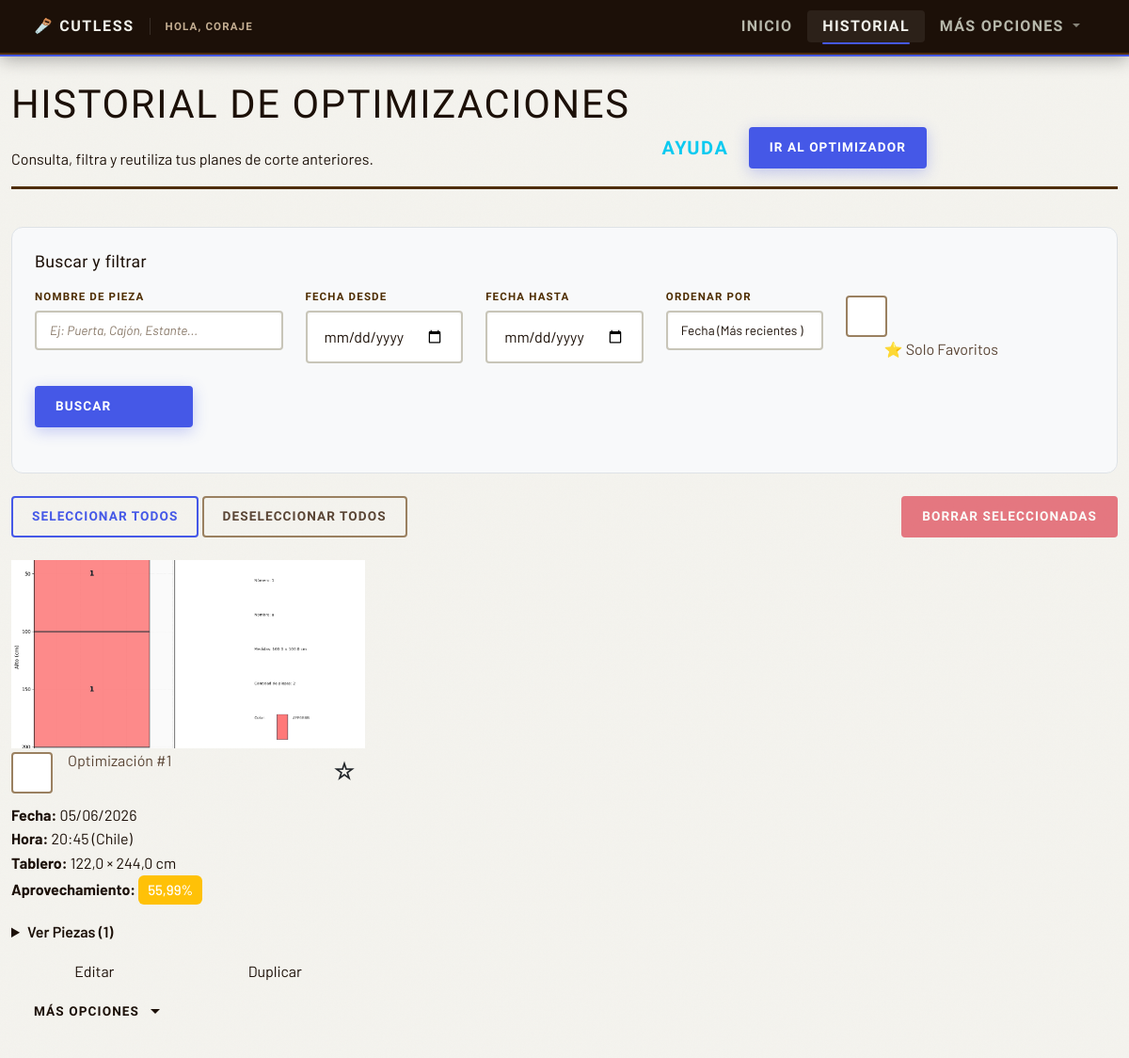
/cutless/historial/ (signed in), run on an earlier commit of the app's database.
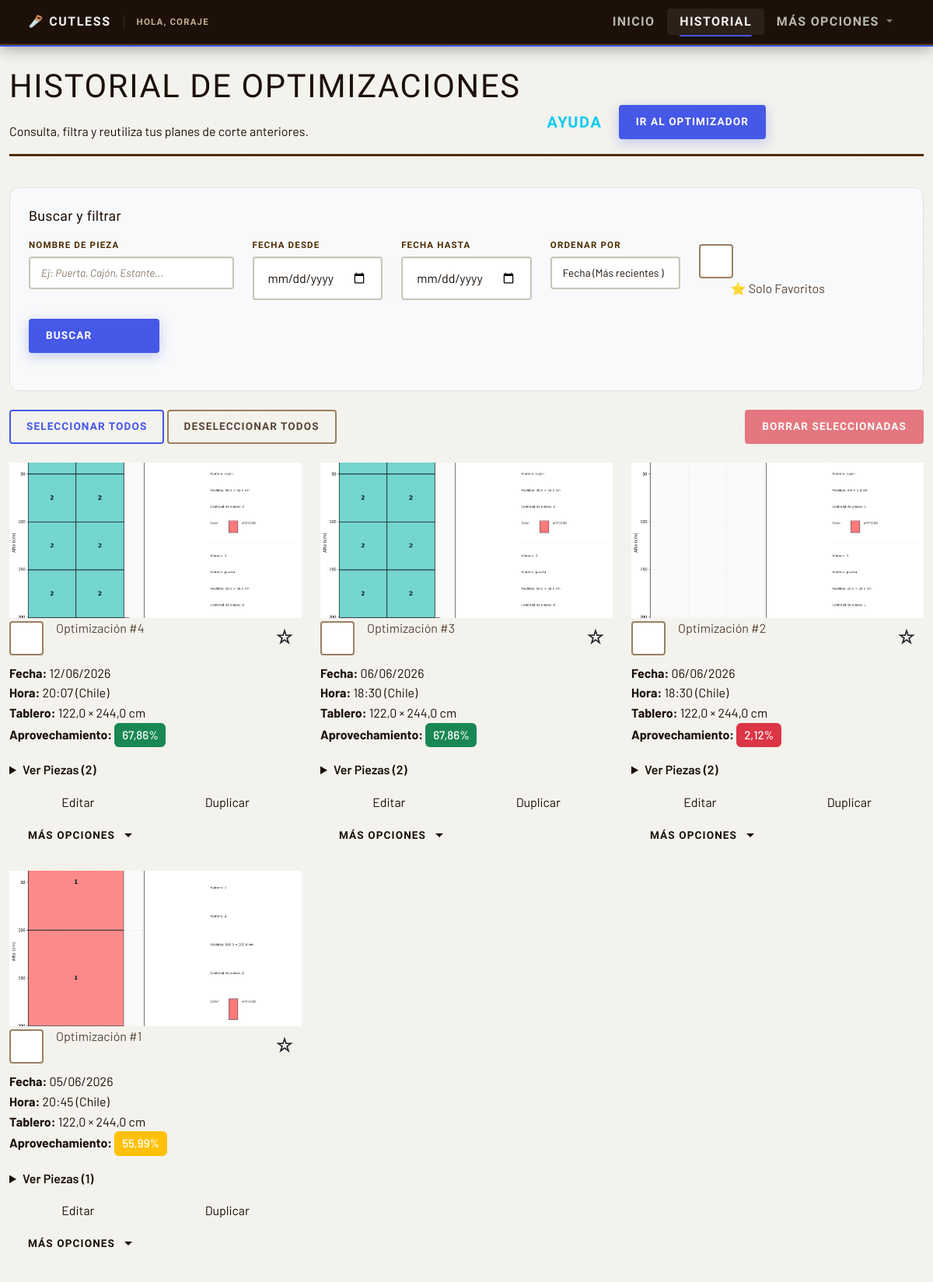
And on a later commit of the database.
### cutless/models.py (models this page shows, shortened)
class Optimizacion(models.Model):
    UNIDADES_CHOICES = [
        ('cm', 'Centímetros (cm)'),
        ('m', 'Metros (m)'),
        ('in', 'Pulgadas (in)'),
        ('ft', 'Pies (ft)'),
    ]
    usuario = models.ForeignKey(User, on_delete=models.CASCADE)
    fecha = models.DateTimeField(auto_now_add=True)
    ancho_tablero = models.FloatField()  # Siempre guardado en cm (permite decimales)
    alto_tablero = models.FloatField()  # Siempre guardado en cm (permite decimales)
    unidad_medida = models.CharField(max_length=2, choices=UNIDADES_CHOICES, default='cm',
                                     help_text="Unidad de medida usada por el usuario")
    piezas = models.TextField(help_text="Listado de piezas en formato ancho,alto,cantidad")
    imagen = models.ImageField(upload_to='optimizaciones/', null=True, blank=True)
    pdf = models.FileField(upload_to='pdfs/', null=True, blank=True)
    aprovechamiento_total = models.FloatField(default=0)
    favorito = models.BooleanField(default=False)
    permitir_rotacion = models.BooleanField(default=True, help_text="Permitir rotación automática de piezas 90°")
    margen_corte = models.FloatField(default=0.3, help_text="Margen de corte (kerf) en cm (guardado internamente). El valor se ingresa en mm.")
    material = models.ForeignKey(
        Material,
        on_delete=models.SET_NULL,
        null=True,
        blank=True,
        help_text="Material/tablero utilizado (opcional)"
    )
    precio_tablero = models.DecimalField(
        max_digits=10,
        decimal_places=2,
        null=True,
        blank=True,
        help_text="Precio por tablero usado en esta optimización"
    )
    mano_obra = models.DecimalField(
        max_digits=10,
        decimal_places=2,
        default=Decimal('0.00'),
        help_text="Costo de mano de obra (opcional)"
    )
    num_tableros = models.IntegerField(
        default=0,
        help_text="Número de tableros utilizados (calculado automáticamente)"
    )
    area_usada_total = models.FloatField(
        null=True,
        blank=True,
        help_text="Área total utilizada en cm² (snapshot al generar resultado)"
    )
    desperdicio_total = models.FloatField(
        null=True,
        blank=True,
        help_text="Desperdicio total en cm² (snapshot al generar resultado)"
    )
    resultado_generado = models.BooleanField(
        default=False,
        help_text="Indica si las imágenes y estadísticas del resultado están persistidas"
    )
    resultado_generado_en = models.DateTimeField(
        null=True,
        blank=True,
        help_text="Fecha en que se persistió el resultado completo"
    )
    resultado_extra = models.JSONField(
        default=dict,
        blank=True,
        help_text="Metadatos extra del resultado (piezas no colocadas, totales, etc.)"
    )
    cliente = models.ForeignKey(
        'Cliente',
        on_delete=models.SET_NULL,
        null=True,
        blank=True,
        help_text="Cliente asociado a esta optimización (opcional)"
    )
    proyecto = models.ForeignKey(
        'Proyecto',
        on_delete=models.SET_NULL,
        null=True,
        blank=True,
        help_text="Proyecto al que pertenece esta optimización (opcional)"
    )

### cutless/views/historial.py (the view, shortened to what this page needs)
# urls.py: path('historial/', auth(views.historial), name='historial'),
def historial(request):
    todas_optimizaciones = Optimizacion.objects.filter(usuario=request.user)
    total_absoluto = todas_optimizaciones.count()
    ordenar_por = request.GET.get('ordenar_por', 'fecha_desc')
    if ordenar_por == 'fecha_desc':
        todas_optimizaciones = todas_optimizaciones.order_by('-fecha')
    elif ordenar_por == 'fecha_asc':
        todas_optimizaciones = todas_optimizaciones.order_by('fecha')
    elif ordenar_por == 'aprovechamiento_desc':
        todas_optimizaciones = todas_optimizaciones.order_by('-aprovechamiento_total')
    elif ordenar_por == 'aprovechamiento_asc':
        todas_optimizaciones = todas_optimizaciones.order_by('aprovechamiento_total')
    else:
        todas_optimizaciones = todas_optimizaciones.order_by('-fecha')
    es_descendente = ordenar_por in ['fecha_desc', 'aprovechamiento_desc']
    numeros_absolutos = {}
    for idx, opt in enumerate(todas_optimizaciones, start=1):
        if es_descendente:
            numeros_absolutos[opt.id] = total_absoluto - idx + 1
        else:
            numeros_absolutos[opt.id] = idx
    optimizaciones = todas_optimizaciones
    solo_favoritos = request.GET.get('solo_favoritos', '').strip()
    if solo_favoritos == 'true':
        optimizaciones = optimizaciones.filter(favorito=True)
    nombre_pieza = request.GET.get('nombre_pieza', '').strip()
    if nombre_pieza:
        optimizaciones = optimizaciones.filter(piezas__icontains=nombre_pieza)
    fecha_desde = request.GET.get('fecha_desde', '').strip()
    fecha_hasta = request.GET.get('fecha_hasta', '').strip()
    from django.core.paginator import Paginator, EmptyPage, PageNotAnInteger
    page = request.GET.get('page', 1)
    paginator = Paginator(optimizaciones, 12)  # 12 optimizaciones por página
    try:
        optimizaciones_page = paginator.page(page)
    except PageNotAnInteger:
        optimizaciones_page = paginator.page(1)
    except EmptyPage:
        optimizaciones_page = paginator.page(paginator.num_pages)
    optimizaciones_con_piezas = []
    for opt in optimizaciones_page:
        numero_mostrado = numeros_absolutos.get(opt.id, 0)
        piezas_procesadas = []
        for linea in opt.piezas.splitlines():
            if linea.strip():
                partes = linea.split(',')
                if len(partes) == 4:
                    piezas_procesadas.append({
                        'nombre': partes[0].strip(),
                        'ancho': partes[1].strip(),
                        'alto': partes[2].strip(),
                        'cantidad': partes[3].strip()
                    })
        unidad_opt = getattr(opt, 'unidad_medida', 'cm') or 'cm'
        ancho_mostrar = round(convertir_desde_cm(opt.ancho_tablero, unidad_opt), 2)
        alto_mostrar = round(convertir_desde_cm(opt.alto_tablero, unidad_opt), 2)
        optimizaciones_con_piezas.append({
            'optimizacion': opt,
            'piezas': piezas_procesadas,
            'numero': numero_mostrado,
            'ancho_mostrar': ancho_mostrar,
            'alto_mostrar': alto_mostrar,
            'unidad_medida': unidad_opt,
        })
    return render(request, 'cutless/historial.html', {
        'optimizaciones_con_piezas': optimizaciones_con_piezas,
        'nombre_pieza': nombre_pieza,
        'fecha_desde': fecha_desde,
        'fecha_hasta': fecha_hasta,
        'ordenar_por': ordenar_por,
        'solo_favoritos': solo_favoritos,
        'total_sin_filtro': total_absoluto,
        'page_obj': optimizaciones_page,
        'paginator': paginator,
    })

### cutless/context_processors.py (called while the page is built)
def tutorial_context(request):
    if request.user.is_authenticated:
        tiene_optimizaciones = Optimizacion.objects.filter(usuario=request.user).exists()
        mostrar_modal = request.session.pop('mostrar_bienvenida_cutless', False)
        return {
            'tiene_optimizaciones': tiene_optimizaciones,
            'mostrar_modal_bienvenida': mostrar_modal,
        }
    return {
        'tiene_optimizaciones': False,
        'mostrar_modal_bienvenida': False,
    }

### cutless/units.py (called while the page is built)
def convertir_desde_cm(valor_cm, unidad_destino):
    if unidad_destino == 'pulgadas':
        unidad_destino = 'in'
    conversiones = {
        'cm': 1.0,           # 1 cm = 1 cm
        'm': 0.01,           # 1 cm = 0.01 m
        'mm': 10.0,          # 1 cm = 10 mm
        'in': 1/2.54,        # 1 cm = 1/2.54 pulgadas
        'ft': 1/30.48,       # 1 cm = 1/30.48 pies
    }
    factor = conversiones.get(unidad_destino, 1.0)
    return round(valor_cm * factor, 2)

### cutless/templates/cutless/historial.html (shortened to what the changed rows need)
{% extends 'cutless/base.html' %}
{% load static %}
{% block extra_css %}
<link rel="stylesheet" href="{% static 'cutless/css/historial.css' %}">
{% endblock %}
{% block content %}
  <header class="page-header fade-in">
    <div class="page-header__text">
      <h1 class="page-title">Historial de optimizaciones</h1>
    </div>
  </header>
  {% if optimizaciones_con_piezas %}
    <form method="POST" action="{% url 'cutless:borrar_seleccion' %}" id="form-borrar-seleccion" data-tipo="seleccion">
      <div class="row">
      {% for item in optimizaciones_con_piezas %}
        {% with optimizacion=item.optimizacion piezas=item.piezas %}
        <div class="col-md-6 col-lg-4 mb-4 fade-in">
          <div class="optimizacion-card">
            {% if optimizacion.imagen %}
              <div class="chart-container chart-container-clickable"
                   onclick="abrirModalImagen('{{ optimizacion.imagen.url }}', {{ optimizacion.id }}, '{{ item.numero }}')">
                <img src="{{ optimizacion.imagen.url }}"
                     class="card-img-top chart-thumbnail"
                     alt="Optimización #{{ item.numero }}">
              </div>
            {% endif %}
            <div class="card-body">
              <div class="d-flex justify-content-between align-items-center mb-2">
                <div class="form-check">
                  <input class="form-check-input optimizacion-select" type="checkbox"
                         name="seleccion"
                         id="check-opt-{{ optimizacion.id }}"
                         value="{{ optimizacion.id }}">
                  <label class="form-check-label" for="check-opt-{{ optimizacion.id }}">
                    Optimización #{{ item.numero }}
                  </label>
                </div>
                <button type="button"
                        class="btn btn-sm p-0 border-0 bg-transparent favorito-btn align-self-center"
                        data-optimizacion-id="{{ optimizacion.id }}"
                        data-favorito-url="{% url 'cutless:toggle_favorito' optimizacion.id %}"
                        data-favorito="{{ optimizacion.favorito|yesno:'true,false' }}"
                        title="{% if optimizacion.favorito %}Quitar de favoritos{% else %}Marcar como favorito{% endif %}"
                        class="favorito-btn-inline">
                  {% if optimizacion.favorito %}
                    <span class="favorito-icon favorito-icon-active">⭐</span>
                  {% else %}
                    <span class="favorito-icon favorito-icon-inactive">☆</span>
                  {% endif %}
                </button>
              </div>
              <p class="card-text">
                <strong>Fecha:</strong> {{ optimizacion.fecha|date:"d/m/Y" }}<br>
                <strong>Hora:</strong> {{ optimizacion.fecha|date:"H:i" }} (Chile)<br>
                <strong>Tablero:</strong> {{ item.ancho_mostrar }} × {{ item.alto_mostrar }} {{ item.unidad_medida }}<br>
                <strong>Aprovechamiento:</strong>
                <span class="badge
                     {% if optimizacion.aprovechamiento_total < 30 %}bg-danger
                     {% elif optimizacion.aprovechamiento_total < 60 %}bg-warning
                     {% else %}bg-success{% endif %}">
                  {{ optimizacion.aprovechamiento_total|floatformat:2 }}%
                </span>
              </p>
              {% if piezas %}
              <details class="mb-2">
                <summary class="piezas-summary">
                  Ver Piezas ({{ piezas|length }})
                </summary>
              </details>
              {% endif %}
              <div class="action-buttons mt-3 d-flex gap-2 align-items-center">
                <a href="{% url 'cutless:editar_optimizacion' optimizacion.id %}"
                   class="btn-action btn-edit flex-fill"
                   title="Editar esta optimización">
                   Editar
                </a>
                <a href="{% url 'cutless:duplicar_optimizacion' optimizacion.id %}?ordenar_por={{ ordenar_por }}"
                   class="btn-action btn-duplicar flex-fill"
                   title="Duplicar esta optimización">
                   Duplicar
                </a>
                <div class="dropdown">
                  <button class="btn btn-action btn-mas-opciones flex-fill"
                          type="button"
                          id="dropdownMenuButton{{ optimizacion.id }}"
                          data-bs-toggle="dropdown"
                          aria-expanded="false"
                          title="Más opciones">
                     Más opciones
                  </button>
                </div>
              </div>
            </div>
          </div>
        </div>
        {% endwith %}
      {% endfor %}
      </div>
    </form>
  {% endif %}
{% endblock %}

What changed in the data, as far as the page shows it:
added Optimizacion: optimizacion.imagen (picture), numero "4", optimizacion.fecha "12/06/2026", optimizacion.fecha "20:07", ancho_mostrar "122,0", alto_mostrar "244,0", unidad_medida "cm", optimizacion.aprovechamiento_total "67,86", piezas|length "2"
added Optimizacion: optimizacion.imagen (picture), numero "3", optimizacion.fecha "06/06/2026", optimizacion.fecha "18:30", ancho_mostrar "122,0", alto_mostrar "244,0", unidad_medida "cm", optimizacion.aprovechamiento_total "67,86", piezas|length "2"
added Optimizacion: optimizacion.imagen (picture), numero "2", optimizacion.fecha "06/06/2026", optimizacion.fecha "18:30", ancho_mostrar "122,0", alto_mostrar "244,0", unidad_medida "cm", optimizacion.aprovechamiento_total "2,12", piezas|length "2"
